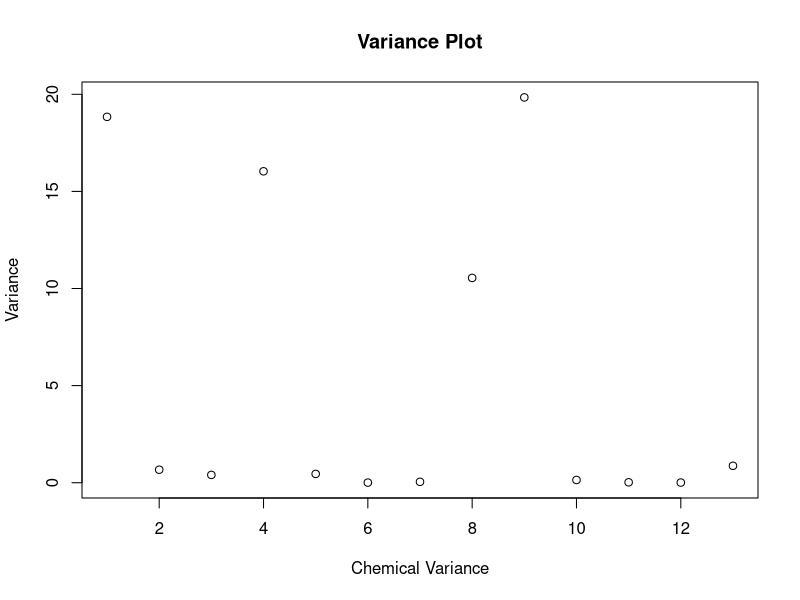
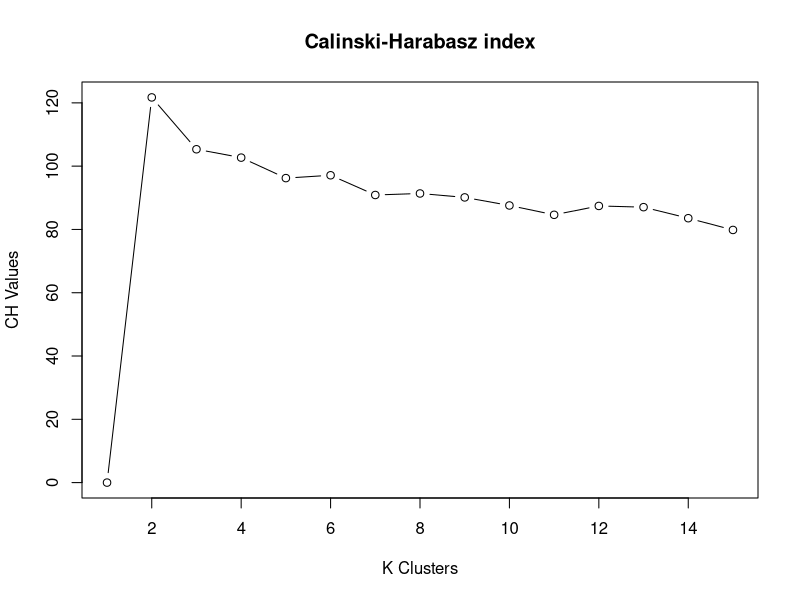
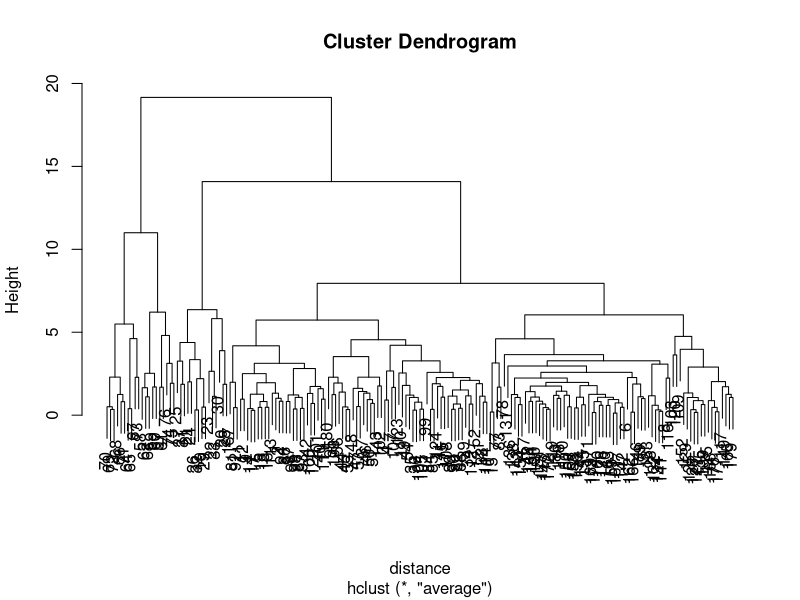
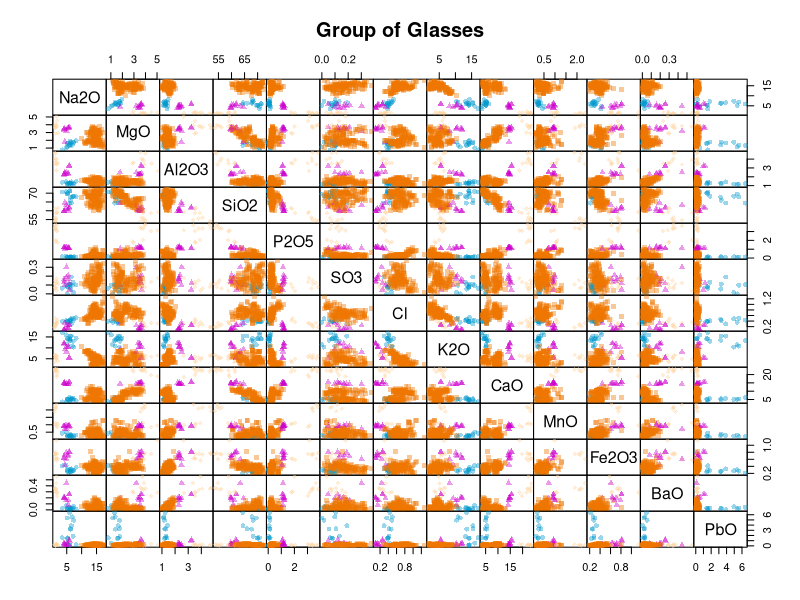
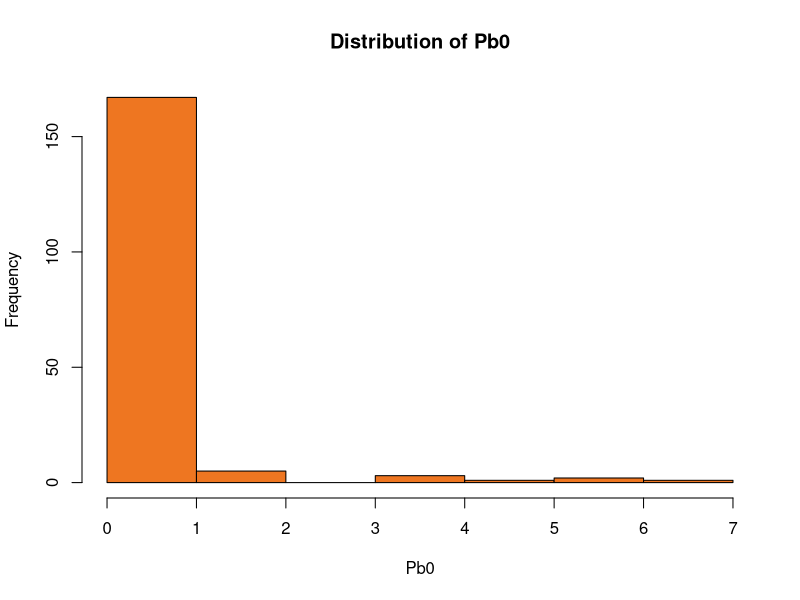
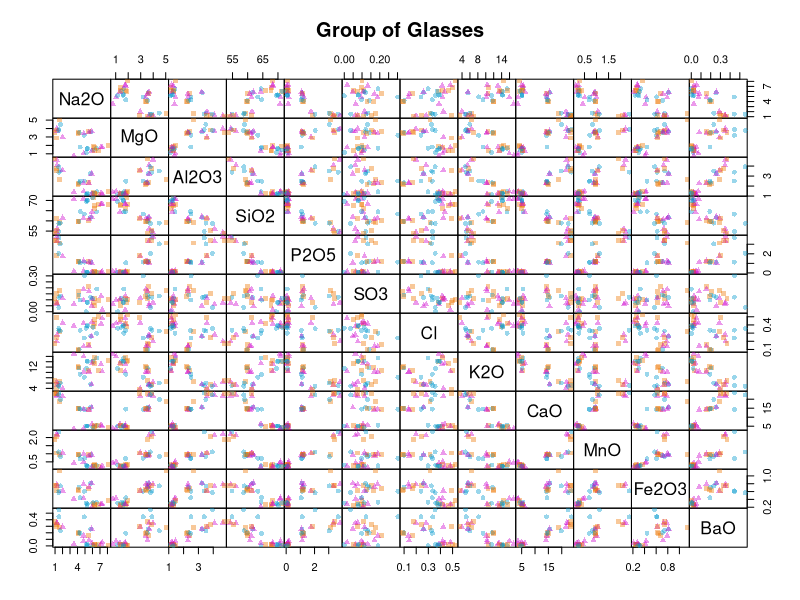

These charts were generated, in order, by the following R code: (Note: this script raises an error after producing the figures.)
## ---- chunk 1
glassData<-read.csv("Glass.csv",header = T)
set.seed(19200349)

num=floor(runif(1,min=1,max =nrow(glassData)))

glassData<-glassData[-num,]
## ---- chunk 2
data1 <- glassData[,-1]
S <-c()
D<-c()
for (i in 1:ncol(data1)) {
  colmeans1<-mean(data1[,i])
  for (j in 1:ncol(data1)) {
    colmeans2<-mean(data1[,j])
    sum1 <- 0
    for (a in 1:nrow(data1)) {
      sum1<- sum1 + ((data1[a,i]-colmeans1)*(data1[a,j]-colmeans2))
    }
    S<-c(S,sum1/(nrow(data1)-1))
    if(i==j){
      D<-c(D,1/sqrt(sum1/(nrow(data1)-1)))
    }
    else{
      D<-c(D,0)
    }
    
  }
  
}
Covariance <- matrix(S,nrow = 13,ncol = 13,byrow = T)
Diagonal <- matrix(D,nrow = 13,ncol = 13,byrow = T)
Correlation<-Diagonal%*%Covariance%*%Diagonal
cat("The computed correlation is ")
print(Correlation)
cat("Correlation computed using R code is ")
RCorrelation<-cor(data1)
print(RCorrelation)


## ---- chunk 3
eigendata <- eigen(Covariance)
#Determining the first two eigen values and eigen vactors
eigendata$values[1:2]
eigendata$vectors[,c(1,2)]

#Verification
Covariance%*%eigendata$vectors[,1]
matrix(eigendata$values[1]%*%eigendata$vectors[,1])

#Both the output are same. So, it proves that they are eigen values and eigen vectors of S.

Covariance%*%eigendata$vectors[,2]
matrix(eigendata$values[2]%*%eigendata$vectors[,2])


## ---- chunk 4
eigendata$vectors[,1]
t(eigendata$vectors[,1])%*%eigendata$vectors[,1]
t(eigendata$vectors[,2])%*%eigendata$vectors[,2]
t(eigendata$vectors[,1])%*%(eigendata$vectors[,2])
t(eigendata$vectors[,2])%*%eigendata$vectors[,1]
## ---- chunk 5
#The diagonal elements of S are the variance and that can be extracted to a variable for plotting.
variance<-diag(Covariance)
plot(variance,xlab = "Chemical Variance",ylab = "Variance",main = "Variance Plot")

## ---- chunk 6
#Given Data Initialization
EX1<-5
EX2<-8
VarX1<-6
VarX2<-7
CovX1X2<-2.5

#Expected value of X2-X1 is EX2-EX1
EX2X1<-EX2-EX1

#Variance of X2-X1 is VX2+VX1-2CovX1X2
VarX2X1<- VarX1 + VarX2 -(2*CovX1X2)

cat("Expected Value of X2-X1 is ",EX2X1)
cat("Variance of X2-X1 is ",VarX2X1)
## ---- chunk 7
#The Expected value and variance of U=X2-X1 is 
cat("Expected Value and Variance of X2-X1 is ",EX2X1,"and",VarX2X1)

#Expected value and Variance of V=X2-2X1 
EX2_2X1 <-EX2-(2*EX1)
VarX2_2X1<- VarX2 + (4*VarX1) - (4*CovX1X2)
cat("Expected Value and Variance of X2-2X1 is ",EX2_2X1,"and",VarX2_2X1)

#We have to find the covariance(X2-X1,X2-2X1) to calculate correlation by multiplying the matrix (1,-1)*(7,2.5,2.5,6)*t(1,-2)

totalcov<-matrix(c(1,-1),nrow=1,ncol = 2,byrow = T)%*%matrix(c(7,2.5,2.5,6),nrow = 2,ncol = 2,byrow = T)%*%matrix(c(1,-2),nrow = 2,ncol = 1,byrow = T)

CorrectionUV<-totalcov/sqrt(VarX2_2X1*VarX2X1)
cat("The correlation of U & V is ",CorrectionUV)
## ---- chunk 8
sdval<-apply(data1,2,sd)
meanval<-apply(data1,2,mean)
data2<-scale(data1,meanval,sdval)
## ---- chunk 9
k<-15
wss<-bss<-rep(NA,k)
for (i in 1:k) {
  fit1 <- kmeans(data2,centers = i,nstart = 50)
  wss[i]<-fit1$tot.withinss
  bss[i]<-fit1$betweenss
}
#computing CH Index 
N<-nrow(data1) 
ch<-(bss/(1:k-1))/(wss/(N-1:k)) 
ch[1]<-0
plot(1:k,ch,type = "b",ylab = "CH Values",xlab = "K Clusters", main="Calinski-Harabasz index")

## ---- chunk 10
fit2<- kmeans(data2,centers = 2,nstart = 50)
fit3<- kmeans(data2,centers = 3,nstart = 50)
fit4<- kmeans(data2,centers = 4,nstart = 50)

table(fit2$cluster,glassData$Group)
table(fit3$cluster,glassData$Group)
table(fit4$cluster,glassData$Group)
## ---- chunk 11


distance<-dist(glassData,method = "euclidean")
c1.glassData<-hclust(distance,method = "average")
plot(c1.glassData)
#plot(c1.single)
#plot(c1.complete)
#c1.single<-hclust(distance,method = "single")
#c1.complete<-hclust(distance,method = "complete")

## ---- chunk 12
hierarchical2<-cutree(c1.glassData,k=2)
table(hierarchical2,glassData$Group)
hierarchical4<-cutree(c1.glassData,k=4)
table(hierarchical4,glassData$Group)
## ---- chunk 13
#install.packages("e1071")
library("e1071")
#cross tabulation with 2 and four cluster
table2<-table(hierarchical2,fit2$cluster)
table4<-table(hierarchical4,fit4$cluster)
classAgreement(table2)
classAgreement(table4)
## ---- chunk 14
symb<-c(15,16,17,18) 
col<-c("darkorange2","deepskyblue3","magenta3","burlywood1")
plot(data1,gap=0,pch=symb[glassData$Group],col=adjustcolor(col[glassData$Group],0.4),main="Group of Glasses")
## ---- chunk 15
nrow(glassData[glassData$Group==1,])
## ---- chunk 16
hist(glassData$PbO,xlab = "Pb0",ylab = "Frequency",col="chocolate2",main = "Distribution of Pb0")
## ---- chunk 17
glassdata2<-data1[glassData$Group!="1",-13]
fitnew2<-kmeans(glassdata2,centers = 2,nstart = 50)
fitnew3<-kmeans(glassdata2,centers = 3,nstart = 50)
plot(glassdata2,gap=0,pch=symb[1:3],col=adjustcolor(col[1:3],0.4),main="Group of Glasses")
table(fitnew2$cluster,glassData[glassData$Group!="1","Group"])
table(fitnew3$cluster,glassData[glassData$Group!="1","Group"])

## ---- chunk 18
library(MASS)
data("fgl")
set.seed(19200349)
num1=floor(runif(1,min=1,max =nrow(fgl)))
fgldata<-fgl[-num1,]
nrow(fgl)
nrow(fgldata)
#help("fgl")
## ---- chunk 19
sdval1<-apply(fgldata[,-10],2,sd)
fgldata1<-sweep(fgldata[-10],2,sdval1,"/")
fgldata1<-data.frame(cbind(fgldata1,fgldata[,10]))
colnames(fgldata1)<-colnames(fgldata)
## ---- chunk 20
misclasification<- function(dataval1,iteration){
  type<-c()
  for(i in 1:iteration){
    dataval<-sort(sample(nrow(dataval1),floor(nrow(data)*(2/3))))
    traindata<-dataval1[dataval,]
    testdata<-dataval1[-dataval,]
    covval<-c()
    lda.res<-lda(dataval1$type~dataval1$RI + dataval1$Na + dataval1$Mg + dataval1$Al + dataval1$Si + dataval1$K + dataval1$Ca + dataval1$Ba + dataval1$Fe)
    for(m in unique(traindata$type)){
      dataval2<-traindata[traindata$type==m,]
      covval<-c(covval,list(cov(dataval2[,-10])*nrow(dataval2)))
    }
    wgt_cov<-matrix(rep(0,81),nrow = 9,ncol = 9)
    for (n in 1:length(unique(traindata$type))) {
      wgt_cov<-wgt_cov + covval[[n]]
    }
    wgt_cov<-wgt_cov/nrow(traindata)
    test_class<-c()
    for (f in rownames(testdata)) {
      test_class_2<-c()
      for (g in 1:length(unique(traindata$type))) {
        test_class_2<-c(test_class_2,log(lda.res$prior[g])+as.matrix(testdata[f,-10])%*%inv(wgt_cov)%*%matrix(lda.res$mean[g]))- ((1/2)*(t(matrix(lda.res$mean[g])%*%inv(wgt_cov)%*%matrix(lda.res$mean[g]))))
      
      }
      test_class<-c(test_class,test_class_2)
    }
    test_class<-data.frame(matrix(test_class,nrow = nrow(testdata),ncol = length(unique(traindata$type)),byrow = T))
    colnames(test_class)<-unique(traindata$type)
    
    test_class<-colnames(test_class)[apply(test_class,1,which.max)]
    newdata<-data.frame(cbind(as.character(testdata$type),test_class))
    colnames(newdata)<-c("Actual","Observed")
    new_class<-c()
    new_class<-c(new_class,i)
    
    for(l in unique(traindata$type)){
      correct_count<-nrow(subset(newdata,Actual==l & Observed!=l))
      total_count<-nrow(newdata[newdata[,"Actual"]==l,])
      if(total_count!=0){
        new_class<-c(new_class,(correct_count/total_count)*100)
      }
      else{
        new_class<-c(new_class,0)
      }
    }
    count<-0
    for(h in 1:nrow(new)){
      if(new[1,"Actual"]!=new[1,"Observed"]){
      count<count+1
      }
    }
  new_class<-c(new_class,(count/nrow(new))*100)
  type<-c(type,new_class)
}
type<-data.frame(matrix(type,nrow=iteration,ncol = length(unique(dataval1$type))+2,byrow = T))
colnames(type)<-c("Iteration","WinF","WinNF","Veh","Con","Tabl","Head","Overall")
return(type)
}

fglclass<-misclasification(fgldata1,100)
attach(fglclass)
#class.long<-melt(fglclass,id="Iteration",measure=c("WinF","WinNF","Veh","Con","Tabl","Head","Overall"))

